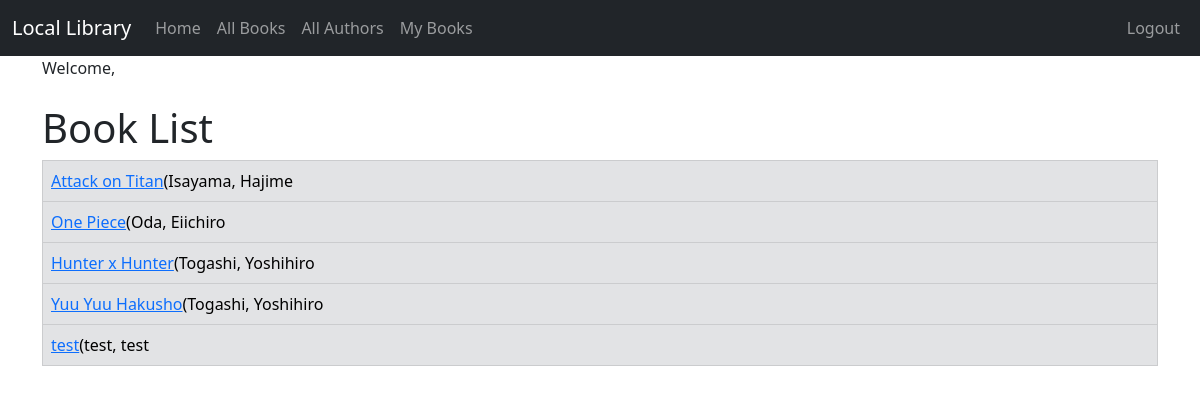
/book_list/ (signed in), run on the app's committed database.
### catalog/models.py (models this page shows, shortened)
class Book(models.Model):
    title = models.CharField(max_length=200)
    author = models.ForeignKey('Author', on_delete=models.RESTRICT, null=True)
    summary = models.TextField(max_length=1000, help_text='Enter a brief description of the book')
    isbn = models.CharField('ISBN', max_length=13, unique=True,
                            help_text='13 Character <a href="https://www.isbn-international.org/content/what-isbn">ISBN number</a>')
    genre = models.ManyToManyField(Genre, help_text='Select a genre for thiS book')
    book_image = models.ImageField(upload_to='images/', null=True, blank=True)
    def get_absolute_url(self):
        return reverse('book_detail', args=[str(self.id)])

class Author(models.Model):
    first_name = models.CharField(max_length=100)
    last_name = models.CharField(max_length=100)
    date_of_birth = models.DateField(null=True, blank=True)
    date_of_death = models.DateField('Died', null=True, blank=True)
    author_image = models.ImageField(upload_to='images/', null=True, blank=True)
    class Meta:
        ordering = ['last_name', 'first_name']
    def __str__(self):
        return f'{self.last_name}, {self.first_name}'

### catalog/views.py (the view)
# urls.py: path('book_list/', views.BookListView.as_view(), name='book_list'),
class BookListView(LoginRequiredMixin, generic.ListView):
    model = Book

### catalog/templates/catalog/book_list.html (shortened to what this page needs)
{% extends "catalog/base.html" %}
{% block content %}
    <h1>Book List</h1>
    {% if book_list %}
        <table class="table table-bordered">
            {% for book in book_list %}
                <tr class="table-secondary">
                    <td><a href="{{ book.get_absolute_url }}">{{ book.title }}</a>({{ book.author }}</td>
                </tr>
            {% endfor %}
        </table>
    {% else %}
        <p>There are no books in the library.</p>
    {% endif %}
{% endblock %}

### data on the page
Book: title "Attack on Titan", author "Isayama, Hajime"
Book: title "One Piece", author "Oda, Eiichiro"
Book: title "Hunter x Hunter", author "Togashi, Yoshihiro"
Book: title "Yuu Yuu Hakusho", author "Togashi, Yoshihiro"
Book: title "test", author "test, test"
